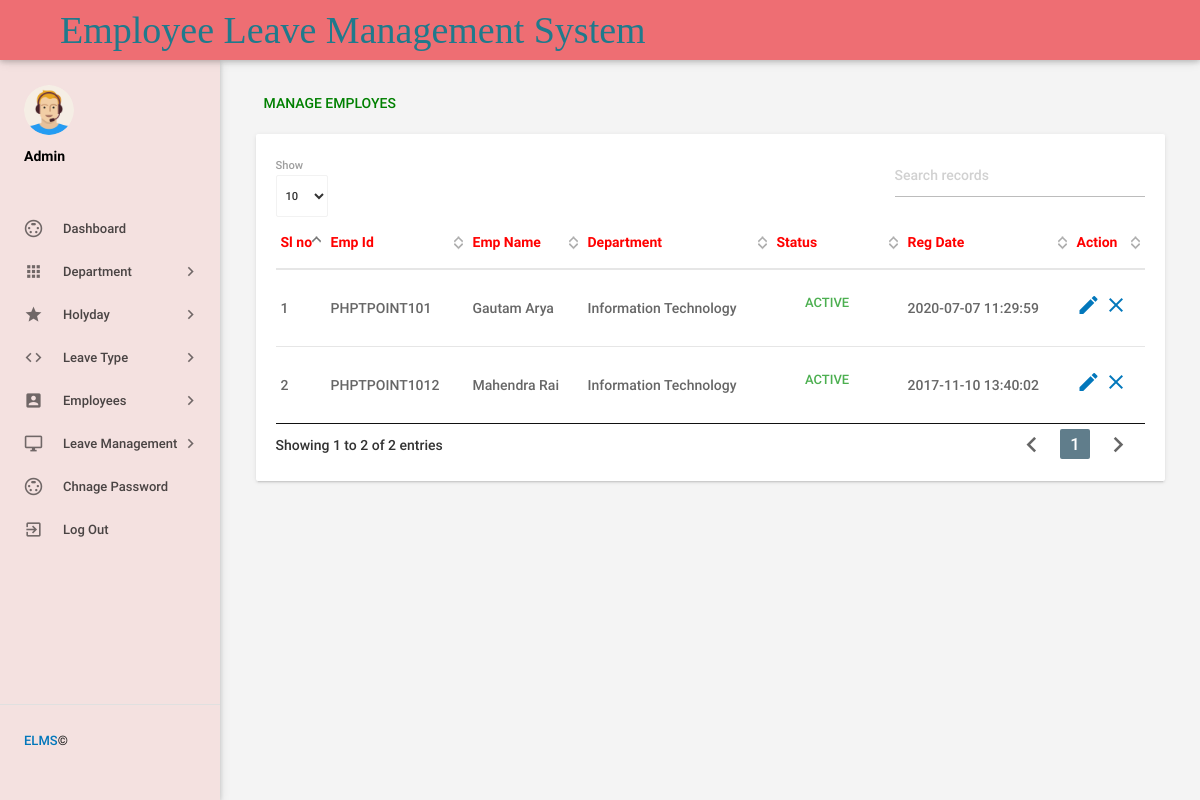
Page /admin/manageemployee.php (signed in) on the committed database.
### tables this page shows
CREATE TABLE `tblemployees` (
  `id` int(11) NOT NULL,
  `EmpId` varchar(100) NOT NULL,
  `FirstName` varchar(150) NOT NULL,
  `LastName` varchar(150) NOT NULL,
  `EmailId` varchar(200) NOT NULL,
  `Password` varchar(180) NOT NULL,
  `Gender` varchar(100) NOT NULL,
  `Dob` varchar(100) NOT NULL,
  `Department` varchar(255) NOT NULL,
  `Address` varchar(255) NOT NULL,
  `City` varchar(200) NOT NULL,
  `Country` varchar(150) NOT NULL,
  `Phonenumber` char(11) NOT NULL,
  `Status` int(1) NOT NULL,
  `RegDate` timestamp NOT NULL DEFAULT current_timestamp()
);

### admin/manageemployee.php (the view, shortened to what this page needs)
<?php
include('includes/config.php');
if(strlen($_SESSION['alogin'])==0)
    {
header('location:index.php');
}
else{
 ?>
<!DOCTYPE html>
<html lang="en">
    <head>
        <link type="text/css" rel="stylesheet" href="../assets/plugins/materialize/css/materialize.min.css"/>
         <link type="text/css" rel="stylesheet" href="../assets/plugins/materialize/css/materialize.css"/>
        <link href="../assets/plugins/material-preloader/css/materialPreloader.min.css" rel="stylesheet">
        <link href="../assets/plugins/datatables/css/jquery.dataTables.min.css" rel="stylesheet">
        <link href="../assets/css/alpha.min.css" rel="stylesheet" type="text/css"/>
        <link href="../assets/css/custom.css" rel="stylesheet" type="text/css"/>
         <link href="../assets/css/style.css" rel="stylesheet" type="text/css"/>
    </head>
    <body>
       <?php include('includes/header.php');?>
       <?php include('includes/sidebar.php');?>
            <main class="mn-inner">
                <div class="row">
                    <div class="col s12">
                        <div class="page-title" style="color: green;">Manage Employes</div>
                    </div>
                    <div class="col s12 m12 l12">
                        <div class="card">
                            <div class="card-content">
                                <table id="example" class="display responsive-table ">
                                    <thead>
                                        <tr>
                                            <th style="color: red;">Sl no</th>
                                            <th style="color: red;">Emp Id</th>
                                            <th style="color: red;">Emp Name</th>
                                            <th style="color: red;">Department</th>
                                             <th style="color: red;">Status</th>
                                             <th style="color: red;">Reg Date</th>
                                            <th style="color: red;">Action</th>
                                        </tr>
                                    </thead>
                                    <tbody>
<?php $sql = "SELECT EmpId,FirstName,LastName,Department,Status,RegDate,id from  tblemployees";
$query = $dbh -> prepare($sql);
$query->execute();
$results=$query->fetchAll(PDO::FETCH_OBJ);
$cnt=1;
if($query->rowCount() > 0)
{
foreach($results as $result)
{               ?>
                                        <tr>
                                            <td> <?php echo htmlentities($cnt);?></td>
                                            <td><?php echo htmlentities($result->EmpId);?></td>
                                            <td><?php echo htmlentities($result->FirstName);?>&nbsp;<?php echo htmlentities($result->LastName);?></td>
                                            <td><?php echo htmlentities($result->Department);?></td>
                                             <td><?php $stats=$result->Status;
if($stats){
                                             ?>
                                                 <a class="waves-effect waves-green btn-flat m-b-xs">Active</a>
                                                 <?php } else { ?>
                                                 <a class="waves-effect waves-red btn-flat m-b-xs">Inactive</a>
                                                 <?php } ?>
                                             </td>
                                              <td><?php echo htmlentities($result->RegDate);?></td>
                                            <td><a href="editemployee.php?empid=<?php echo htmlentities($result->id);?>"><i class="material-icons">mode_edit</i></a>
                                        <?php if($result->Status==1)
 {?>
<a href="manageemployee.php?inid=<?php echo htmlentities($result->id);?>" onclick="return confirm('Are you sure you want to inactive this Employe?');"" > <i class="material-icons" title="Inactive">clear</i>
<?php } else {?>
                                            <a href="manageemployee.php?id=<?php echo htmlentities($result->id);?>" onclick="return confirm('Are you sure you want to active this employee?');""><i class="material-icons" title="Active">done</i>
                                            <?php } ?> </td>
                                        </tr>
                                         <?php $cnt++;} }?>
                                    </tbody>
                                </table>
                            </div>
                        </div>
                    </div>
                </div>
            </main>
        </div>
        <div class="left-sidebar-hover"></div>
    </body>
</html>
<?php } ?>

### rows in the picture
tblemployees: EmpId "PHPTPOINT101", FirstName "Gautam", LastName "Arya", Department "Information Technology", Status "ACTIVE", RegDate "2020-07-07 11:29:59"
tblemployees: EmpId "PHPTPOINT1012", FirstName "Mahendra", LastName "Rai", Department "Information Technology", Status "ACTIVE", RegDate "2017-11-10 13:40:02"
